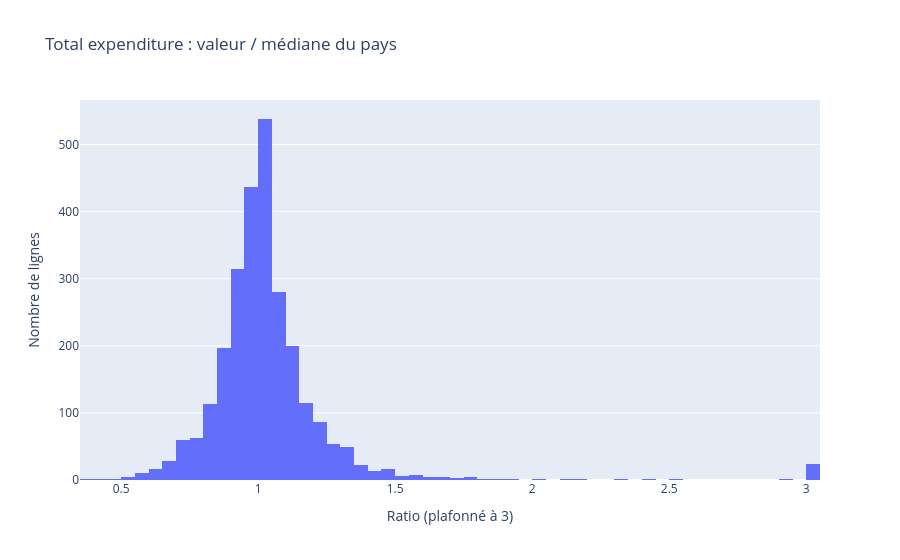

The cell this chart's notebook holds for it:
### Markdown cell above
### **7) Traitement de la colonne Total expenditure**

### Code cell
diagnostic_zeros(df, "Total expenditure")
tableau_ratio(df, "Total expenditure")
histogramme_ratio(df, "Total expenditure", max_ratio=3, pas=0.05)

### Figure 1 — Plotly figure (JSON) as saved in the notebook; plotly's stock layout.template omitted (floating-point values rounded to 4 significant figures; data arrays with more than 128 entries replaced by an {"elided": "..."} marker saying what was removed)
{"data": [{"type": "histogram", "x": {"elided": "2686 float values"}, "xbins": {"end": 3.05, "size": 0.05, "start": 0}}], "layout": {"title": {"text": "Total expenditure : valeur / médiane du pays"}, "xaxis": {"title": {"text": "Ratio (plafonné à 3)"}}, "yaxis": {"title": {"text": "Nombre de lignes"}}}}
